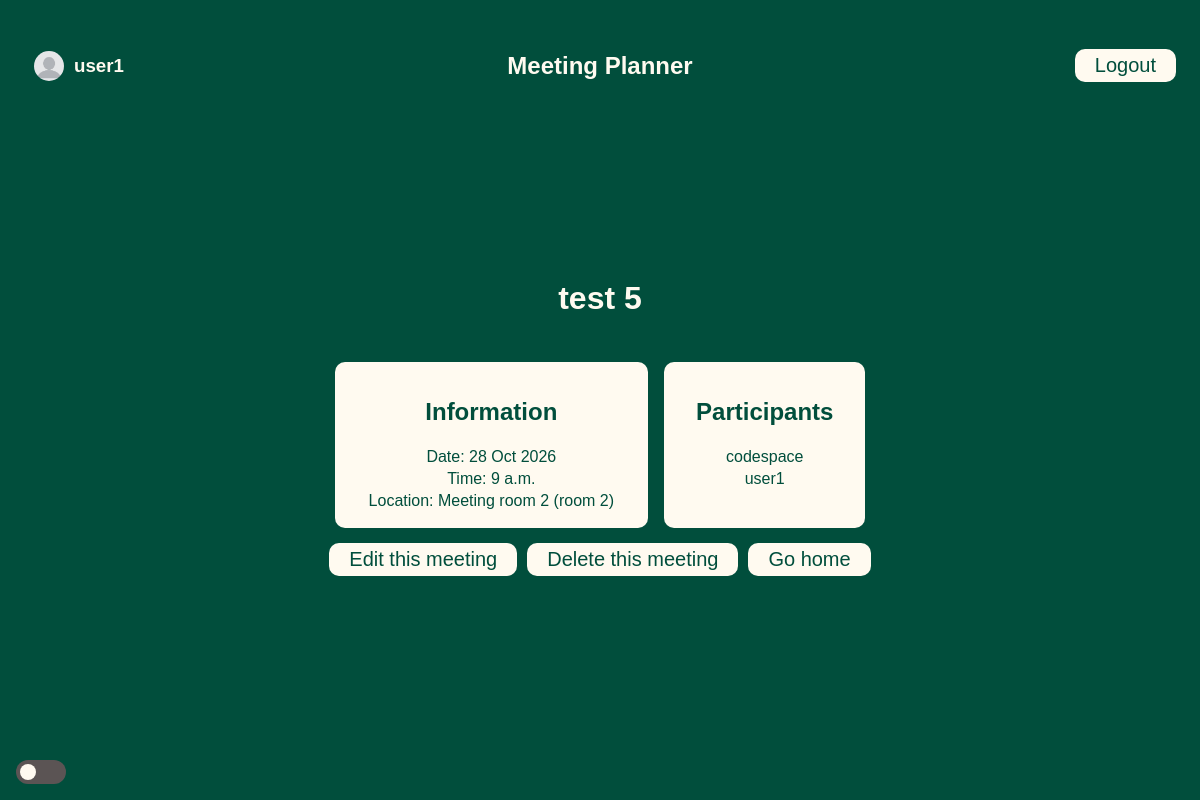
/meetings/28 (signed in), run on the app's committed database.
### meetings/models.py (models this page shows, shortened)
class Meeting(models.Model):
    title = models.CharField(max_length=200)
    date = models.DateField()
    start_time = models.TimeField(default=time(9))
    duration = models.IntegerField(default=1)
    room = models.ForeignKey(Room, on_delete=models.CASCADE)
    participants = models.ManyToManyField(
        get_user_model()
    )  # incase db changes we call m2m insted

class Room(models.Model):
    name = models.CharField(max_length=50)
    floor = models.IntegerField()
    room_number = models.IntegerField()
    def __str__(self):
        return f"{self.name} (room  {self.room_number})"

### meetings/views.py (the view)
# urls.py: path("<int:id>", views.detail, name="detail"),
@login_required
def detail(request, id):
    meeting = get_object_or_404(
        Meeting, pk=id
    )  # returns 404 if not found for or given class with id
    return render(request, "meetings/detail.html", {"meeting": meeting})

### templates/meetings/detail.html (shortened to what this page needs)
{% extends "base.html" %}
{% block content%}
<h1>{{meeting.title}}</h1>
<div class="card">
    <div class="item meeting-info">
        <h2>Information</h2>
        <p>Date: {{meeting.date}}</p>
        <p>Time: {{meeting.start_time}} </p>
        <p>Location: {{meeting.room}}</p>
    </div>
    <div class="item meeting-participants">
        <h2>Participants</h2>
        {% for participant in meeting.participants.all%}
            <p>{{ participant.username }}</p>
        {%endfor%}
    </div>
</div>
<div>
    <p class="actions">
        <a href="{%url 'edit' meeting.id%}">Edit this meeting</a><br>
        <a href="{%url 'delete' meeting.id%}">Delete this meeting</a><br>
        <a href="{% url 'welcome' %}">Go home</a>
    </p>
</div>
{%endblock%}

### templates/base.html (shortened to what this page needs)
{% load static %}
<!DOCTYPE html>
<html lang="en">
<head>
    <link rel="stylesheet" href="{% static 'website/style.css' %}">
</head>
<body>
    {% if user.is_authenticated %}
    <nav class="header">
        <div class="name">
            <img src="{% static 'website/profile.jpg' %}" id="profile" alt="Profile icon">
            <h3>{{user.get_username}}</h3>
        </div>
        <h1 style="padding:0.5rem"> Meeting Planner</h1>
        <form method="post" action="{%url 'logout'%}">
            <button type="submit">Logout</button>
        </form>
    </nav>
    {%endif%}
    <div class="content">
        {% block content %}
        {% endblock%}
    </div>
    <div id="footer">
        <h1></h1>
    </div>
    <div id="mode">
        <label class="switch" for="darklight">
            <span class="slider round"></span>
        </label>
    </div>
</body>
</html>

### website/static/website/style.css (style rules this page uses)
:root { --main: #014e3c; --button: #cfe0d0; --light: #fffaf0; --dark: #206c5e; }
body { font-family:'Franklin Gothic Medium', 'Arial Narrow', Arial, sans-serif; color: var(--light); background-color: var(--main); margin: 0; display:flex; flex-direction: column; min-height: 100dvh; }
button { background-color: var(--light); border: none; color: var(--main); border-radius: 10px; padding: 5px 20px; font-size: 20px; }
h1 { padding: 1rem; }
a { text-decoration: none; font-weight: bold; color: var(--main); }
p { margin: 0; padding: 2px; }
.actions { display: flex; flex-direction: row; }
.actions a { margin: 5px; background-color: var(--light); color: var(--main); border-radius: 10px; padding: 5px 20px; font-size: 20px; font-weight: normal; }
.card { display: flex; flex-direction: row; color: var(--main); gap: 1rem; padding :0.5rem; }
.item { padding: 1rem 2rem; background-color: var(--light); color: var(--main); border-radius: 10px; display:flex; flex-direction: column; align-items: center; }
#mode { padding: 1rem; bottom: 0; align-items: center; position: fixed; }
#footer { padding:1rem; }
.switch { position: relative; display: inline-block; width: 50px; height: 24px; }
.slider { position: absolute; cursor: pointer; top: 0; left: 0; right: 0; bottom: 0; background-color: rgb(91, 84, 84); -webkit-transition: .4s; transition: .4s; }
.slider:before { position: absolute; content: ""; height: 16px; width: 16px; left: 4px; bottom: 4px; background-color: var(--light); -webkit-transition: .4s; transition: .4s; }
.slider.round { border-radius: 34px; }
.slider.round:before { border-radius: 50%; }
.header { display: grid; grid-template-columns: 1fr 1fr 1fr; padding: 1.5rem; align-items: center; }
.header > :first-child { justify-self: start; }
.header > :nth-child(2) { justify-self: center; }
.header > :last-child { justify-self: end; }
.name { display: flex; flex-direction: row; align-items: center; }
#profile { height: 30px; width: 30px; padding: 10px; border-radius: 100%; }
.content { display: flex; flex-direction: column; align-items: center; justify-content: center; height: 100%; flex-grow: 1; }

### data on the page
Meeting: title "test 5", date "28 Oct 2026", start_time "9 a.m.", room "Meeting room 2 (room 2)"

### other printed values
{{ user.get_username }} "user1"
{{ participant.username }} "codespace"
{{ participant.username }} "user1"
